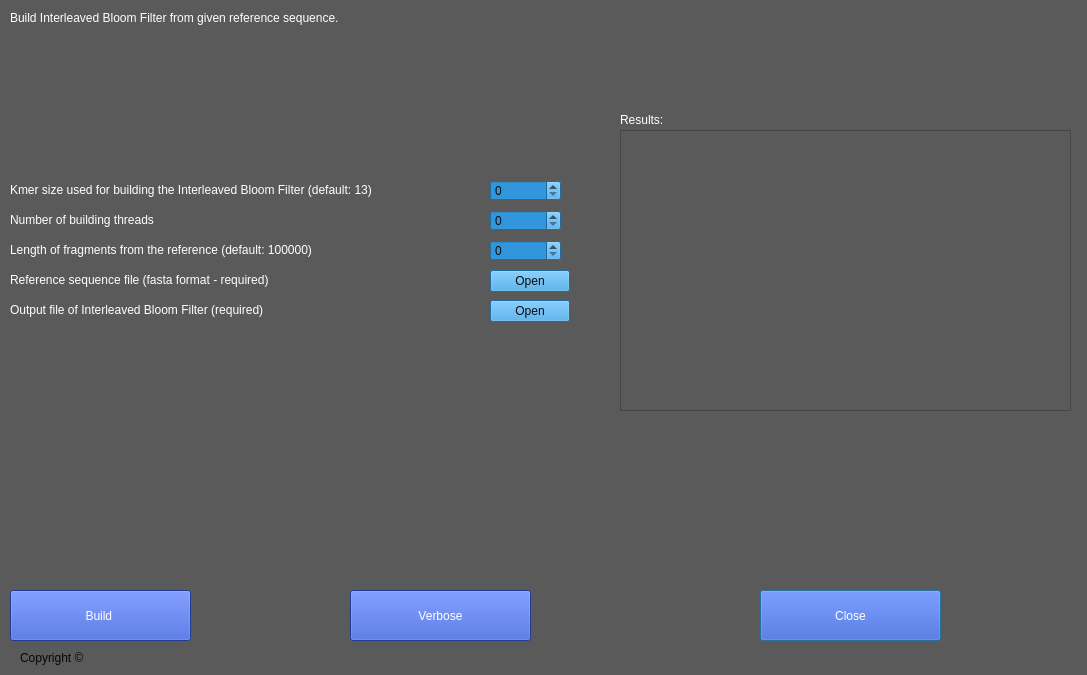
<?xml version="1.0" encoding="UTF-8"?>
<ui version="4.0">
 <class>IBF_mainwindow</class>
 <widget class="QDialog" name="IBF_mainwindow">
  <property name="geometry">
   <rect>
    <x>0</x>
    <y>0</y>
    <width>1087</width>
    <height>675</height>
   </rect>
  </property>
  <property name="windowTitle">
   <string>Dialog</string>
  </property>
  <property name="styleSheet">
   <string notr="true">background-color: rgb(90, 90, 90);</string>
  </property>
  <widget class="QPushButton" name="pushButton_2">
   <property name="geometry">
    <rect>
     <x>760</x>
     <y>590</y>
     <width>181</width>
     <height>51</height>
    </rect>
   </property>
   <property name="styleSheet">
    <string notr="true">background-color: rgb(46, 81, 204);
color: rgb(255, 255, 255);
font: 75 10pt &quot;MS Shell Dlg 2&quot;;
border-color: rgb(170, 255, 0);</string>
   </property>
   <property name="text">
    <string>Close</string>
   </property>
  </widget>
  <widget class="QLabel" name="label_2">
   <property name="geometry">
    <rect>
     <x>20</x>
     <y>650</y>
     <width>941</width>
     <height>16</height>
    </rect>
   </property>
   <property name="styleSheet">
    <string notr="true">color:rgb(6, 6, 6)</string>
   </property>
   <property name="text">
    <string>Copyright ©</string>
   </property>
  </widget>
  <widget class="QLabel" name="label">
   <property name="geometry">
    <rect>
     <x>10</x>
     <y>10</y>
     <width>371</width>
     <height>16</height>
    </rect>
   </property>
   <property name="styleSheet">
    <string notr="true">font: 10pt &quot;MS Shell Dlg 2&quot;;
color:rgb(255, 255, 255)</string>
   </property>
   <property name="text">
    <string>Build Interleaved Bloom Filter from given reference sequence. </string>
   </property>
  </widget>
  <widget class="QPushButton" name="pushButton_3">
   <property name="geometry">
    <rect>
     <x>10</x>
     <y>590</y>
     <width>181</width>
     <height>51</height>
    </rect>
   </property>
   <property name="styleSheet">
    <string notr="true">background-color: rgb(46, 81, 204);
color: rgb(255, 255, 255);
font: 75 10pt &quot;MS Shell Dlg 2&quot;;
border-color: rgb(170, 255, 0);</string>
   </property>
   <property name="text">
    <string>Build </string>
   </property>
  </widget>
  <widget class="QSpinBox" name="spinBox">
   <property name="geometry">
    <rect>
     <x>490</x>
     <y>180</y>
     <width>71</width>
     <height>21</height>
    </rect>
   </property>
   <property name="styleSheet">
    <string notr="true">color: rgb(11, 11, 11);
background-color: rgb(50, 150, 220);</string>
   </property>
  </widget>
  <widget class="QSpinBox" name="spinBox_2">
   <property name="geometry">
    <rect>
     <x>490</x>
     <y>210</y>
     <width>71</width>
     <height>21</height>
    </rect>
   </property>
   <property name="styleSheet">
    <string notr="true">color: rgb(11, 11, 11);
background-color: rgb(50, 150, 220);</string>
   </property>
  </widget>
  <widget class="QSpinBox" name="spinBox_3">
   <property name="geometry">
    <rect>
     <x>490</x>
     <y>240</y>
     <width>71</width>
     <height>21</height>
    </rect>
   </property>
   <property name="styleSheet">
    <string notr="true">color: rgb(11, 11, 11);
background-color: rgb(50, 150, 220);</string>
   </property>
   <property name="maximum">
    <number>100000000</number>
   </property>
  </widget>
  <widget class="QLabel" name="label_3">
   <property name="geometry">
    <rect>
     <x>10</x>
     <y>180</y>
     <width>461</width>
     <height>20</height>
    </rect>
   </property>
   <property name="styleSheet">
    <string notr="true">color: rgb(255, 255, 255);
font: 75 10pt &quot;MS Shell Dlg 2&quot;;</string>
   </property>
   <property name="text">
    <string>Kmer size used for building the Interleaved Bloom Filter (default: 13)</string>
   </property>
  </widget>
  <widget class="QLabel" name="label_4">
   <property name="geometry">
    <rect>
     <x>10</x>
     <y>210</y>
     <width>461</width>
     <height>20</height>
    </rect>
   </property>
   <property name="styleSheet">
    <string notr="true">color: rgb(255, 255, 255);
font: 75 10pt &quot;MS Shell Dlg 2&quot;;</string>
   </property>
   <property name="text">
    <string>Number of building threads</string>
   </property>
  </widget>
  <widget class="QLabel" name="label_5">
   <property name="geometry">
    <rect>
     <x>10</x>
     <y>240</y>
     <width>461</width>
     <height>20</height>
    </rect>
   </property>
   <property name="styleSheet">
    <string notr="true">color: rgb(255, 255, 255);
font: 75 10pt &quot;MS Shell Dlg 2&quot;;</string>
   </property>
   <property name="text">
    <string>Length of fragments from the reference (default: 100000)</string>
   </property>
  </widget>
  <widget class="QLabel" name="label_7">
   <property name="geometry">
    <rect>
     <x>10</x>
     <y>270</y>
     <width>461</width>
     <height>20</height>
    </rect>
   </property>
   <property name="styleSheet">
    <string notr="true">color: rgb(255, 255, 255);
font: 75 10pt &quot;MS Shell Dlg 2&quot;;</string>
   </property>
   <property name="text">
    <string>Reference sequence file (fasta format - required)</string>
   </property>
  </widget>
  <widget class="QLabel" name="label_8">
   <property name="geometry">
    <rect>
     <x>10</x>
     <y>300</y>
     <width>461</width>
     <height>20</height>
    </rect>
   </property>
   <property name="styleSheet">
    <string notr="true">color: rgb(255, 255, 255);
font: 75 10pt &quot;MS Shell Dlg 2&quot;;</string>
   </property>
   <property name="text">
    <string>Output file of Interleaved Bloom Filter (required)</string>
   </property>
  </widget>
  <widget class="QPushButton" name="pushButton">
   <property name="geometry">
    <rect>
     <x>490</x>
     <y>270</y>
     <width>80</width>
     <height>22</height>
    </rect>
   </property>
   <property name="styleSheet">
    <string notr="true">color: rgb(11, 11, 11);
background-color: rgb(50, 150, 220);
font: 75 10pt &quot;MS Shell Dlg 2&quot;;</string>
   </property>
   <property name="text">
    <string>Open</string>
   </property>
  </widget>
  <widget class="QPushButton" name="pushButton_4">
   <property name="geometry">
    <rect>
     <x>490</x>
     <y>300</y>
     <width>80</width>
     <height>22</height>
    </rect>
   </property>
   <property name="styleSheet">
    <string notr="true">color: rgb(11, 11, 11);
background-color: rgb(50, 150, 220);
font: 75 10pt &quot;MS Shell Dlg 2&quot;;</string>
   </property>
   <property name="text">
    <string>Open</string>
   </property>
  </widget>
  <widget class="QPushButton" name="pushButton_6">
   <property name="geometry">
    <rect>
     <x>350</x>
     <y>590</y>
     <width>181</width>
     <height>51</height>
    </rect>
   </property>
   <property name="styleSheet">
    <string notr="true">background-color: rgb(46, 81, 204);
color: rgb(255, 255, 255);
font: 75 10pt &quot;MS Shell Dlg 2&quot;;
border-color: rgb(170, 255, 0);</string>
   </property>
   <property name="text">
    <string>Verbose</string>
   </property>
  </widget>
  <widget class="QTextEdit" name="text1">
   <property name="geometry">
    <rect>
     <x>620</x>
     <y>130</y>
     <width>451</width>
     <height>281</height>
    </rect>
   </property>
   <property name="styleSheet">
    <string notr="true">color: rgb(255, 255, 255);
font: 75 10pt &quot;MS Shell Dlg 2&quot;;</string>
   </property>
  </widget>
  <widget class="QLabel" name="label_6">
   <property name="geometry">
    <rect>
     <x>620</x>
     <y>110</y>
     <width>51</width>
     <height>20</height>
    </rect>
   </property>
   <property name="styleSheet">
    <string notr="true">color: rgb(255, 255, 255);
font: 75 10pt &quot;MS Shell Dlg 2&quot;;</string>
   </property>
   <property name="text">
    <string>Results:</string>
   </property>
  </widget>
  <action name="actionAbout">
   <property name="text">
    <string>About</string>
   </property>
  </action>
 </widget>
 <resources/>
 <connections/>
</ui>
